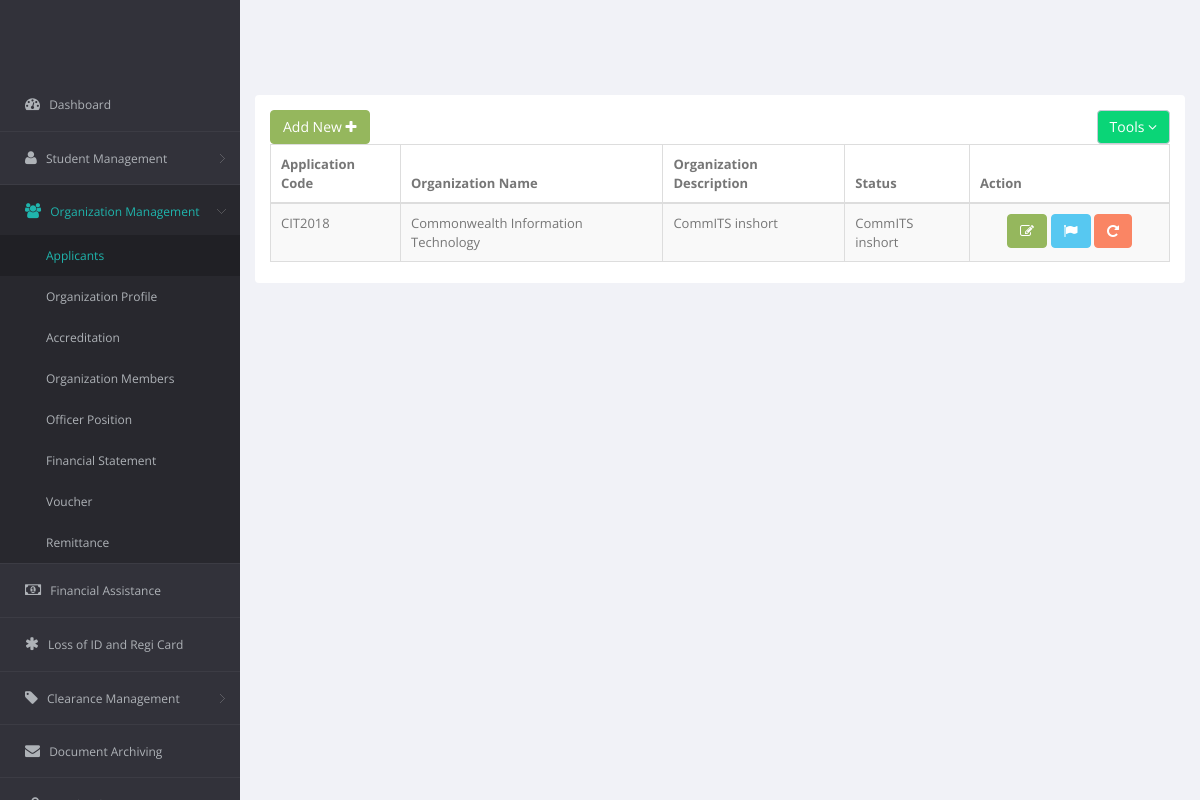
Before: /OSAS_Dir/Organization/OrganizationApplication.php with the older database file.
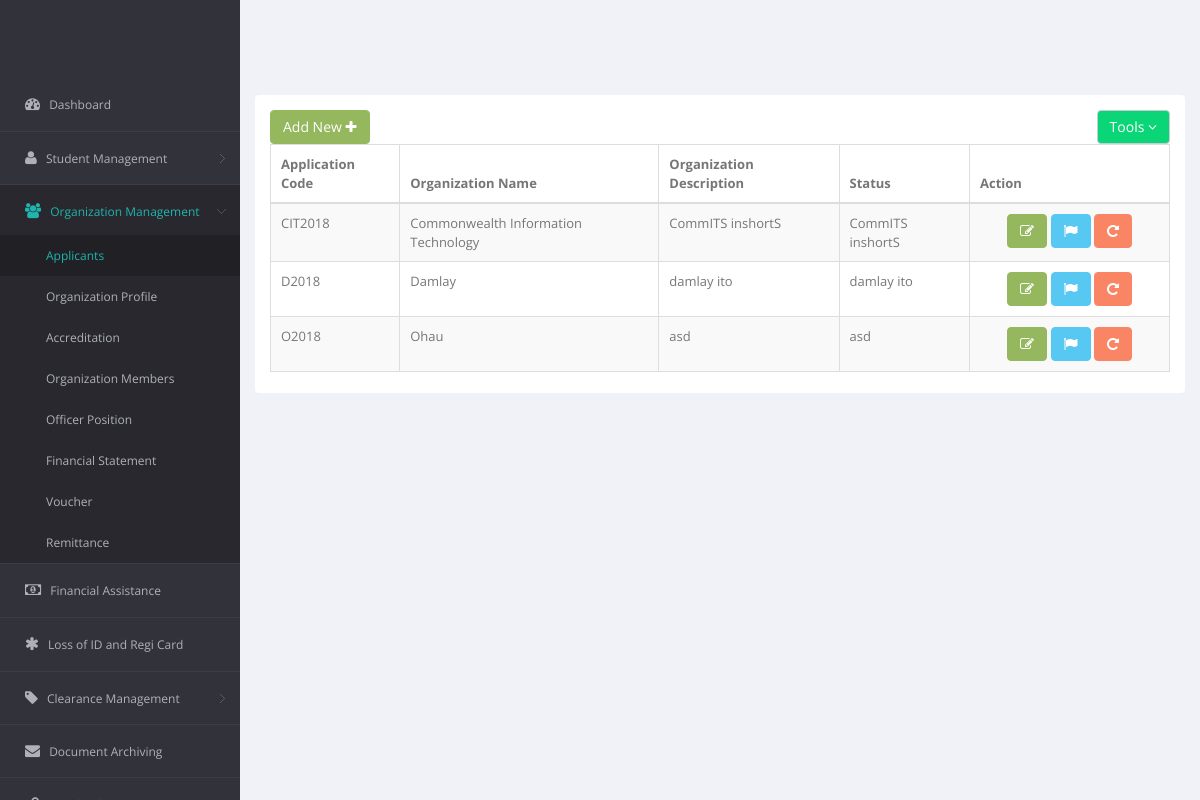
After: the same page with the newer database file.
### tables this page shows
CREATE TABLE IF NOT EXISTS `r_org_applicant_profile` (
  `OrgAppProfile_ID` int(11) NOT NULL AUTO_INCREMENT,
  `OrgAppProfile_APPL_CODE` varchar(15) NOT NULL,
  `OrgAppProfile_NAME` varchar(100) NOT NULL,
  `OrgAppProfile_DESCRIPTION` varchar(500) DEFAULT 'Organization description should be here!',
  `OrgAppProfile_STATUS` varchar(100) NOT NULL DEFAULT 'This application is ready for accreditation',
  `OrgAppProfile_DATE_ADD` datetime NOT NULL DEFAULT CURRENT_TIMESTAMP,
  `OrgAppProfile_DATE_MOD` datetime NOT NULL DEFAULT CURRENT_TIMESTAMP,
  `OrgAppProfile_DISPLAY_STAT` enum('Active','Inactive') DEFAULT 'Active',
  PRIMARY KEY (`OrgAppProfile_ID`),
  UNIQUE KEY `UNQ_OrgAppProfile_ORG_CODE` (`OrgAppProfile_APPL_CODE`)
);

### OSAS_Dir/Organization/OrganizationApplication.php (the view, shortened to what this page needs)
<!DOCTYPE html>
<html>
<head>
    <?php
$currentPage ='OSAS_OrgApplication';
include('../../config/connection.php');
?>
        <link href="../../bs3/css/bootstrap.min.css" rel="stylesheet">
        <link href="../../js/jquery-ui/jquery-ui-1.10.1.custom.min.css" rel="stylesheet">
        <link href="../../css/bootstrap-reset.css" rel="stylesheet">
        <link href="../../font-awesome/css/font-awesome.css" rel="stylesheet">
        <link href="../../js/jvector-map/jquery-jvectormap-1.2.2.css" rel="stylesheet">
        <link href="../../css/clndr.css" rel="stylesheet">
        <link href="../../js/css3clock/css/style.css" rel="stylesheet">
        <link rel="stylesheet" href="../../js/morris-chart/morris.css">
        <link href="../../css/style.css" rel="stylesheet">
        <link href="../../css/style-responsive.css" rel="stylesheet" />
        <link href="../../js/sweetalert/sweetalert.css" rel="stylesheet">
        <link href="../../js/advanced-datatable/css/demo_page.css" rel="stylesheet" />
        <link href="../../js/advanced-datatable/css/demo_table.css" rel="stylesheet" />
        <link rel="stylesheet" href="../../js/data-tables/DT_bootstrap.css" />
        <link href="../../css/style.css" rel="stylesheet">
        <link href="../../css/style-responsive.css" rel="stylesheet" />
        <link rel="stylesheet" type="text/css" href="../../js/select2/select2.css" />
        <link rel="stylesheet" type="text/css" href="../../js/jquery-multi-select/css/multi-select.css" />
</head>
<body>
    <section id="container">
        <aside>
            <div id="sidebar" class="nav-collapse">
                <?php
                include('../sidenav.php')
                ?>
            </div>
        </aside>
        <section id="main-content">
            <section class="wrapper">
                <div class="row" id="tableForm">
                    <div class="col-sm-12">
                        <section class="panel">
                            <div class="panel-body">
                                <div class="adv-table editable-table ">
                                    <div class="clearfix">
                                        <div class="btn-group">
                                            <button id="editable-sample_new" data-toggle="modal" id="openAddmodal" href="#Add" class="btn btn-success">
                                        Add New <i class="fa fa-plus"></i>
                                    </button>
                                        </div>
                                        <div class="btn-group pull-right">
                                            <button class="btn btn-default dropdown-toggle" data-toggle="dropdown">Tools <i class="fa fa-angle-down"></i>
                                    </button>
                                        </div>
                                    </div>
                                    <table class="table table-striped table-hover table-bordered" id="editable-sample">
                                        <thead>
                                            <tr>
                                                <th>Application Code</th>
                                                <th>Organization Name</th>
                                                <th>Organization Description</th>
                                                <th>Status</th>
                                                <th>Action</th>
                                            </tr>
                                        </thead>
                                        <tbody>
                                            <?php
                                        $view_query = mysqli_query($con,"SELECT * FROM `r_org_applicant_profile` WHERE OrgAppProfile_DISPLAY_STAT = 'Active'");
                                        while($row = mysqli_fetch_assoc($view_query))
                                        {
                                            $code = $row["OrgAppProfile_APPL_CODE"];
                                            $name = $row["OrgAppProfile_NAME"];
                                            $desc = $row["OrgAppProfile_DESCRIPTION"];
                                            echo "
                                            <tr class=''>
                                                <td>$code</td>
                                                <td>$name</td>
                                                <td>$desc</td>
                                                <td>$desc</td>
                                                <td style='width:200px'>
                                                    <center>
                                                        <a class='btn btn-success edit' style='color:white' data-toggle='modal' href='#Edit' href='javascript:;'><i class='fa fa-edit'></i></a>
                                                         <a class='btn btn-info wizardOpen' href='javascript:;'><i class='fa fa-flag'></i></a>
                                                        <a class='btn btn-danger delete' href='javascript:;'><i class='fa fa-rotate-right'></i></a>
                                                    </center>
                                                </td>
                                            </tr>
                                                    ";
                                        }
									?>
                                        </tbody>
                                    </table>
                                </div>
                            </div>
                        </section>
                    </div>
                </div>
            </section>
        </section>
    </section>
</body>
</html>

### OSAS_Dir/sidenav.php (shortened to what this page needs)
<aside>
    <div id="sidebar" class="nav-collapse">
        <div class="leftside-navigation">
            <ul class="sidebar-menu" id="nav-accordion">
                <li> <a <?php if( $currentPage==='OSAS_Dashboard' ) {echo 'class="active"';} ?> href="dashboard.php">
                        <i class ="fa fa-dashboard" ></i>
                        <span>Dashboard</span>
                    </a> </li>
                <li class="sub-menu"> <a <?php if( $currentPage==='OSAS_StudProfile' || $currentPage==='OSAS_StudSanction' ) { echo 'class="active"';} ?> href="javascript:;">
                        <i class="fa fa-user"></i>
                        <span>Student Management</span>
                    </a>
                </li>
                <li class="sub-menu">
                    <a href="javascript:;" <?php if( $currentPage==='OSAS_OrgAccreditation' || $currentPage==='OSAS_OrgApplication' || $currentPage==='OSAS_OrgCompliance' || $currentPage==='OSAS_OrgPos' || $currentPage==='OSAS_OrgMem' ) { echo 'class="active"';} ?> > <i class="fa fa-users"></i> <span>Organization Management</span> </a>
                    <ul class="sub">
                        <li <?php if( $currentPage==='OSAS_OrgApplication' ) { echo 'class="active"';} ?> ><a href="OrganizationApplication.php">Applicants</a></li>
                        <li <?php if( $currentPage==='OSAS_OrgCompliance' ) { echo 'class="active"';} ?> ><a href="OrganizationCompliance.php">Organization Profile</a></li>
                        <li <?php if( $currentPage==='OSAS_OrgAccreditation' ) { echo 'class="active"';} ?> ><a href="OrganizationAccreditation.php">Accreditation</a></li>
                        <li <?php if( $currentPage==='OSAS_OrgMem' ) { echo 'class="active"';} ?> ><a href="OrganizationMembers.php">Organization Members</a></li>
                        <li <?php if( $currentPage==='OSAS_OrgPos' ) { echo 'class="active"';} ?> ><a href="OrganizationPosition.php">Officer Position</a></li>
                        <li><a href="#">Financial Statement</a></li>
                        <li><a href="#">Voucher</a></li>
                        <li><a href="#">Remittance</a></li>
                    </ul>
                </li>
                <li> <a <?php if( $currentPage==='OSAS_Financial' ) {echo 'class="active"';} ?> href="finanAssign.php">
                        <i class="fa fa-money"></i>
                        <span>Financial Assistance</span>
                    </a> </li>
                <li>
                    <a <?php if( $currentPage==='OSAS_LossID' ) {echo 'class="active"';} ?> href="LossIDRegicard.php"> <i class="fa fa-asterisk"></i> <span>Loss of ID and Regi Card</span> </a>
                </li>
                <li class="sub-menu">
                    <a <?php if( $currentPage==='OSAS_StudClearance' ) { echo 'class="active"';}?>  href="javascript:;" > <i class="fa fa-tag"></i> <span>Clearance Management</span> </a>
                </li>
                <li class="sub-menu">
                    <a href="docuArchiving.php" <?php if( $currentPage==='OSAS_docuArchive' ) {echo 'class="active"';} ?> > <i class="fa fa-envelope"></i> <span>Document Archiving </span> </a>
                </li>
                <li >
                    <a href="#admin-login" data-toggle="modal"> <i class="fa fa-unlock"></i> <span>Switch Administrator Account </span> </a>
                </li>
            </ul>
        </div>
    </div>
</aside>

### OSAS_Dir/Organization/OrganizationApplication.php (style rules this page uses)
body { margin-top: 30px; }

Changed rows visible on the page:
changed r_org_applicant_profile "CIT2018": OrgAppProfile_DESCRIPTION "CommITS inshort" → "CommITS inshortS"
added r_org_applicant_profile: OrgAppProfile_APPL_CODE "D2018", OrgAppProfile_NAME "Damlay", OrgAppProfile_DESCRIPTION "damlay ito"
added r_org_applicant_profile: OrgAppProfile_APPL_CODE "O2018", OrgAppProfile_NAME "Ohau", OrgAppProfile_DESCRIPTION "asd"
